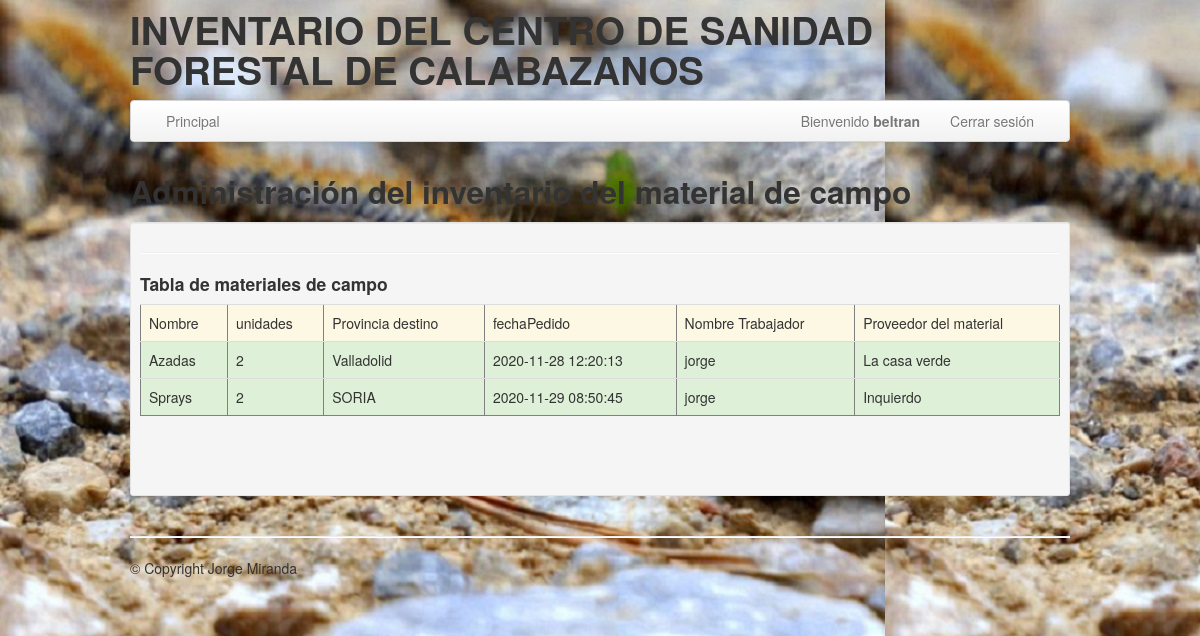
The page /Tablas/GastoMaterial.php (signed in) on the database its author committed.
### tables this page shows
CREATE TABLE `pedidos` (
  `idpedidos` int unsigned NOT NULL AUTO_INCREMENT,
  `unidades` int NOT NULL,
  `provinciaDestino` varchar(45) NOT NULL,
  `fechaPedido` datetime DEFAULT CURRENT_TIMESTAMP,
  `currelas_DNI` int NOT NULL,
  `Material_campo_idMaterial_campo` int DEFAULT NULL,
  PRIMARY KEY (`idpedidos`)
);

CREATE TABLE `material_campo` (
  `idMaterial_campo` int NOT NULL AUTO_INCREMENT,
  `nombre` varchar(45) NOT NULL,
  `descripcion` varchar(45) DEFAULT NULL,
  `unidades` int NOT NULL,
  `dedicacion` varchar(45) NOT NULL,
  `proveedor_Campo` varchar(45) NOT NULL,
  PRIMARY KEY (`idMaterial_campo`),
  UNIQUE KEY `idMaterial_campo_UNIQUE` (`idMaterial_campo`)
);

CREATE TABLE `currelas` (
  `DNI` int NOT NULL,
  `usuario` varchar(45) NOT NULL,
  `contrasenia` varchar(45) NOT NULL,
  `email` varchar(45) DEFAULT NULL,
  `nombre` varchar(45) DEFAULT NULL,
  `apellidos` varchar(45) DEFAULT NULL,
  `contraseniaAd` varchar(45) DEFAULT NULL,
  `puesto` varchar(45) DEFAULT NULL,
  `coche` varchar(3) DEFAULT NULL,
  `fecha_alta` date DEFAULT NULL,
  PRIMARY KEY (`DNI`),
  UNIQUE KEY `id_UNIQUE` (`DNI`)
);

### Tablas/GastoMaterial.php (the view, shortened to what this page needs)
<!DOCTYPE html>
<html lang="en">
<head>
    <link href="../bootstrap/css/bootstrap.min.css" rel="stylesheet" />
</head>
<body data-offset="40" background="../images/procesionaria.jpg" style="background-attachment: fixed">
    <div class="container">
        <header class="header">
            <div class="row">
                <?php
                include("../include/cabecera.php");
                ?>
            </div>
        </header>
        <?php
        include("../include/menu.php");
        ?>
        <div class="row">
            <div class="span12">
                <div class="caption">
                    <h2> Administración del inventario del material de campo</h2>
                    <div class="well well-small">
                        <hr class="soft" />
                        <h4>Tabla de materiales de campo</h4>
                        <div class="row-fluid">
                            <?php
                            require("../connect_db.php");
                            $sql = ("SELECT material_campo.nombre,  pedidos.unidades, pedidos.provinciaDestino, pedidos.fechaPedido, currelas.usuario, material_campo.proveedor_Campo
                            FROM calabazanos.pedidos, calabazanos.material_campo, calabazanos.currelas
                            WHERE pedidos.Material_campo_idMaterial_campo=material_campo.idMaterial_campo AND pedidos.currelas_DNI=currelas.DNI;");
                            $query = mysqli_query($mysqli, $sql);
                            echo "<table border='1'; class='table table-hover';>";
                            echo "<tr class='warning'>";
                            echo "<td>Nombre</td>";
                            echo "<td>unidades</td>";
                            echo "<td>Provincia destino</td>";
                            echo "<td>fechaPedido</td>";
                            echo "<td>Nombre Trabajador</td>";
                            echo "<td>Proveedor del material</td>";
                            echo "</tr>";
                            ?>
                            <?php
                            while ($arreglo = mysqli_fetch_array($query)) {
                                echo "<tr class='success'>";
                                echo "<td>$arreglo[0]</td>";
                                echo "<td>$arreglo[1]</td>";
                                echo "<td>$arreglo[2]</td>";
                                echo "<td>$arreglo[3]</td>";
                                echo "<td>$arreglo[4]</td>";
                                echo "<td>$arreglo[5]</td>";
                                echo "</tr>";
                            }
                            echo "</table>";
                            ?>
                            <div class="span8">
                            </div>
                        </div>
                        <br />
                    </div>
                </div>
            </div>
        </div>
        <footer class="footer">
            <hr class="soften" />
            <p>&copy; Copyright Jorge Miranda <br /><br /></p>
        </footer>
</body>
</html>

### rows shown on the page
pedidos: material_campo.nombre "Azadas", unidades "2", provinciaDestino "Valladolid", fechaPedido "2020-11-28 12:20:13", currelas.usuario "jorge", material_campo.proveedor_Campo "La casa verde"
pedidos: material_campo.nombre "Sprays", unidades "2", provinciaDestino "SORIA", fechaPedido "2020-11-29 08:50:45", currelas.usuario "jorge", material_campo.proveedor_Campo "Inquierdo"

### other values the page prints
$_SESSION['user'] "beltran"
